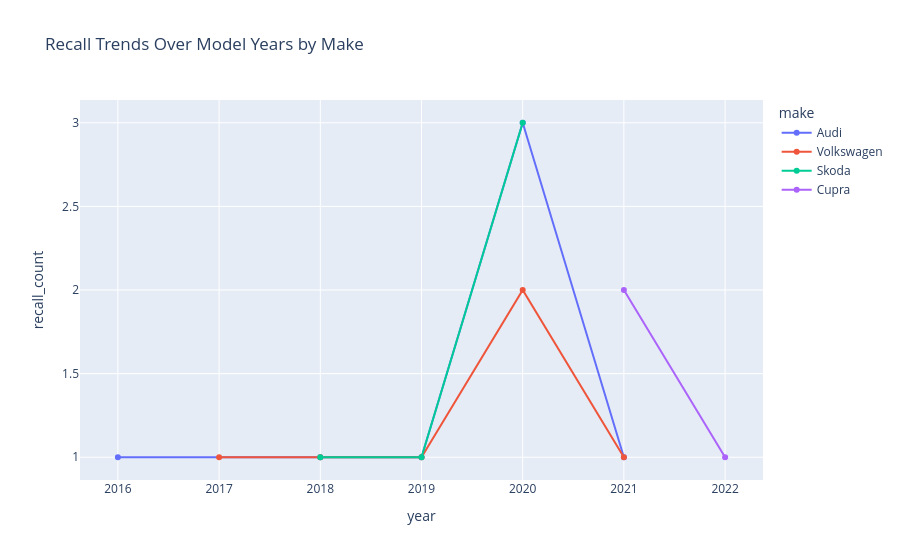

The notebook cell this image was saved under:
### Code cell
from visualization.interactive_charts import interactive_recalls_timeline
interactive_recalls_timeline(df, INTERACTIVE_DIR)
df2 = df.copy()
df2['year'] = pd.to_numeric(df2['modelYear'], errors='coerce')
yearly = df2.groupby(['year', 'make']).size().reset_index(name='recall_count').dropna(subset=['year'])
yearly['year'] = yearly['year'].astype(int)
top_makes = df2['make'].value_counts().head(6).index
yearly = yearly[yearly['make'].isin(top_makes)]
fig = px.line(yearly, x='year', y='recall_count', color='make', markers=True,
              title='Recall Trends Over Model Years by Make')
fig.show()

### Figure 1 — Plotly figure (JSON) as saved in the notebook; plotly's stock layout.template omitted (floating-point values rounded to 4 significant figures)
{"data": [{"hovertemplate": "make=Audi<br>year=%{x}<br>recall_count=%{y}<extra></extra>", "legendgroup": "Audi", "line": {"color": "#636efa", "dash": "solid"}, "marker": {"symbol": "circle"}, "mode": "lines+markers", "name": "Audi", "orientation": "v", "showlegend": true, "type": "scatter", "x": [2016, 2018, 2019, 2020, 2021], "xaxis": "x", "y": [1, 1, 1, 3, 1], "yaxis": "y"}, {"hovertemplate": "make=Volkswagen<br>year=%{x}<br>recall_count=%{y}<extra></extra>", "legendgroup": "Volkswagen", "line": {"color": "#EF553B", "dash": "solid"}, "marker": {"symbol": "circle"}, "mode": "lines+markers", "name": "Volkswagen", "orientation": "v", "showlegend": true, "type": "scatter", "x": [2017, 2018, 2019, 2020, 2021], "xaxis": "x", "y": [1, 1, 1, 2, 1], "yaxis": "y"}, {"hovertemplate": "make=Skoda<br>year=%{x}<br>recall_count=%{y}<extra></extra>", "legendgroup": "Skoda", "line": {"color": "#00cc96", "dash": "solid"}, "marker": {"symbol": "circle"}, "mode": "lines+markers", "name": "Skoda", "orientation": "v", "showlegend": true, "type": "scatter", "x": [2018, 2019, 2020], "xaxis": "x", "y": [1, 1, 3], "yaxis": "y"}, {"hovertemplate": "make=Cupra<br>year=%{x}<br>recall_count=%{y}<extra></extra>", "legendgroup": "Cupra", "line": {"color": "#ab63fa", "dash": "solid"}, "marker": {"symbol": "circle"}, "mode": "lines+markers", "name": "Cupra", "orientation": "v", "showlegend": true, "type": "scatter", "x": [2021, 2022], "xaxis": "x", "y": [2, 1], "yaxis": "y"}], "layout": {"legend": {"title": {"text": "make"}, "tracegroupgap": 0}, "title": {"text": "Recall Trends Over Model Years by Make"}, "xaxis": {"anchor": "y", "domain": [0, 1], "title": {"text": "year"}}, "yaxis": {"anchor": "x", "domain": [0, 1], "title": {"text": "recall_count"}}}}
